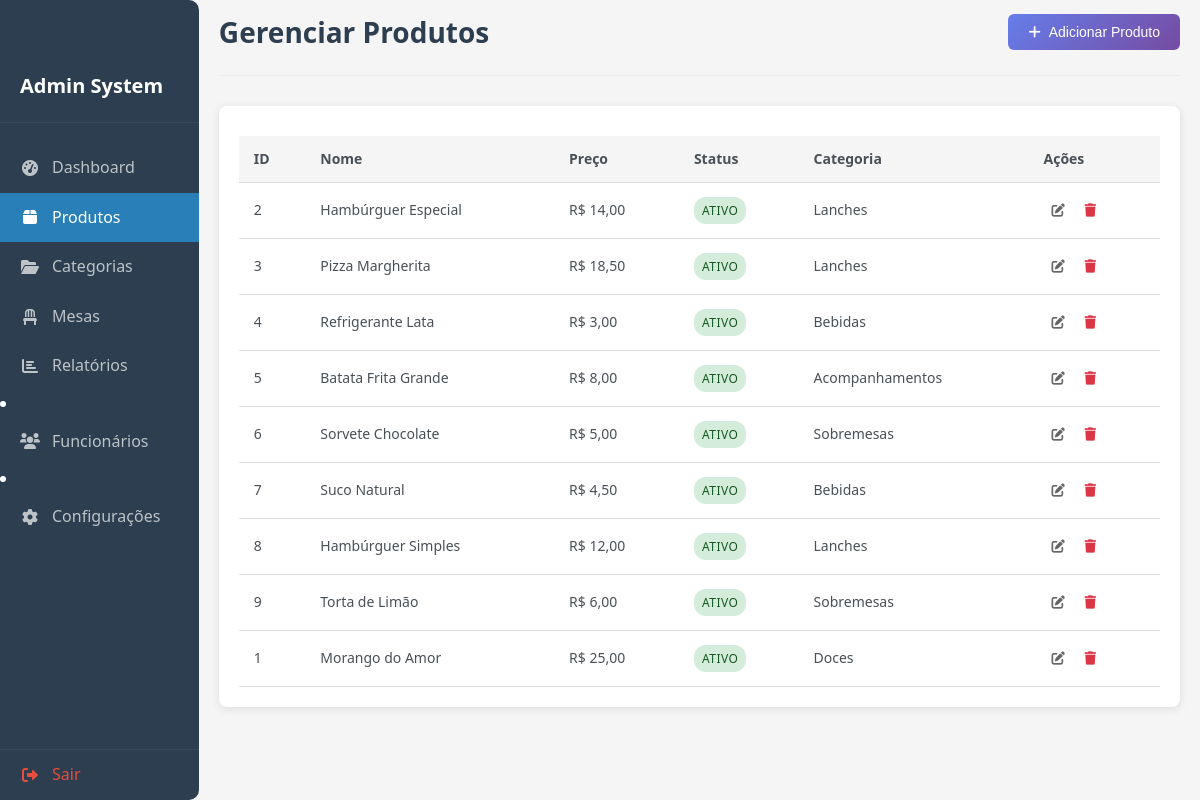
/produtos.php (signed in), run on the app's committed database.
### tables this page shows
CREATE TABLE `products` (
  `id` int NOT NULL AUTO_INCREMENT,
  `name` varchar(100) NOT NULL,
  `price` decimal(10,2) NOT NULL,
  `status` enum('Ativo','Inativo') DEFAULT 'Ativo',
  `category_id` int DEFAULT NULL,
  `created_at` timestamp NULL DEFAULT CURRENT_TIMESTAMP,
  PRIMARY KEY (`id`),
  KEY `category_id` (`category_id`),
  CONSTRAINT `products_ibfk_1` FOREIGN KEY (`category_id`) REFERENCES `categories` (`id`) ON DELETE SET NULL
);

CREATE TABLE `categories` (
  `id` int NOT NULL AUTO_INCREMENT,
  `name` varchar(100) NOT NULL,
  `description` text,
  `created_at` timestamp NULL DEFAULT CURRENT_TIMESTAMP,
  PRIMARY KEY (`id`)
);

### produtos.php (the view, shortened to what this page needs)
<?php
require_once 'config/database.php';
$stmt = $pdo->query("
    SELECT p.*, c.name as category_name
    FROM products p
    LEFT JOIN categories c ON p.category_id = c.id
    ORDER BY p.created_at DESC
");
$products = $stmt->fetchAll();
?>
<!DOCTYPE html>
<html lang="pt-BR">
<head>
    <link rel="stylesheet" href="assets/css/style.css">
    <link rel="stylesheet" href="https://cdnjs.cloudflare.com/ajax/libs/font-awesome/6.0.0/css/all.min.css">
</head>
<body>
    <?php include 'includes/sidebar.php'; ?>
    <div class="main-content">
        <div class="header">
            <h1>Gerenciar Produtos</h1>
            <button class="btn btn-primary" onclick="openProductModal()">
                <i class="fas fa-plus"></i>
                Adicionar Produto
            </button>
        </div>
        <div class="card">
            <div class="card-content">
                <div class="table-responsive">
                    <table class="table">
                        <thead>
                            <tr>
                                <th>ID</th>
                                <th>Nome</th>
                                <th>Preço</th>
                                <th>Status</th>
                                <th>Categoria</th>
                                <th>Ações</th>
                            </tr>
                        </thead>
                        <tbody>
                            <?php foreach ($products as $product): ?>
                                <tr>
                                    <td><?php echo $product['id']; ?></td>
                                    <td><?php echo htmlspecialchars($product['name']); ?></td>
                                    <td>R$ <?php echo number_format($product['price'], 2, ',', '.'); ?></td>
                                    <td>
                                        <span class="badge badge-<?php echo $product['status'] === 'Ativo' ? 'success' : 'secondary'; ?>">
                                            <?php echo $product['status']; ?>
                                        </span>
                                    </td>
                                    <td><?php echo $product['category_name'] ?? 'Sem categoria'; ?></td>
                                    <td>
                                        <button class="btn-icon" onclick="editProduct(<?php echo htmlspecialchars(json_encode($product)); ?>)">
                                            <i class="fas fa-edit"></i>
                                        </button>
                                        <button class="btn-icon btn-danger" onclick="deleteProduct(<?php echo $product['id']; ?>)">
                                            <i class="fas fa-trash"></i>
                                        </button>
                                    </td>
                                </tr>
                            <?php endforeach; ?>
                        </tbody>
                    </table>
                </div>
            </div>
        </div>
    </div>
</body>
</html>

### assets/css/style.css (style rules this page uses)
* { margin: 0; padding: 0; box-sizing: border-box; }
body { font-family: "Segoe UI", Tahoma, Geneva, Verdana, sans-serif; background-color: #f5f5f5; color: #333; line-height: 1.6; display: flex; flex-direction: row; height: 100vh; overflow: hidden; margin: 0; padding: 0; }
.main-content { display: flex; flex-direction: column; width: 100%; height: 100vh; overflow-y: auto; padding: 0px 20px 0px 20px; }
.header { display: flex; justify-content: space-between; align-items: center; margin-bottom: 30px; padding-bottom: 20px; border-bottom: 1px solid #e9ecef; margin-top: 10px; }
.header h1 { font-size: 28px; color: #2c3e50; margin: 0; }
.card { background: white; border-radius: 8px; box-shadow: 0 2px 10px rgba(0, 0, 0, 0.1); margin-bottom: 20px; }
.card-content { padding: 20px; }
.btn { display: inline-flex; align-items: center; gap: 8px; padding: 10px 20px; border: none; border-radius: 6px; font-size: 14px; font-weight: 500; cursor: pointer; text-decoration: none; transition: all 0.3s; white-space: nowrap; }
.btn-primary { background: linear-gradient(135deg, #667eea 0%, #764ba2 100%); color: white; }
.btn-danger { background: #dc3545; color: white; }
.btn-icon { background: none; border: none; padding: 8px; border-radius: 4px; cursor: pointer; color: #666; transition: all 0.3s; }
.btn-icon.btn-danger { color: #dc3545; }
.table-responsive { overflow-x: auto; }
.table { width: 100%; border-collapse: collapse; margin-top: 10px; }
.table th, .table td { padding: 12px; text-align: left; border-bottom: 1px solid #e9ecef; }
.table th { background-color: #f8f9fa; font-weight: 600; color: #495057; font-size: 14px; }
.table td { font-size: 14px; color: #495057; }
.badge { display: inline-block; padding: 4px 8px; font-size: 12px; font-weight: 500; border-radius: 4px; text-transform: uppercase; letter-spacing: 0.5px; }
.badge-success { background-color: #d4edda; color: #155724; }
.badge { display: inline-block; padding: 4px 8px; border-radius: 12px; font-size: 12px; font-weight: 500; }
.table { width: 100%; border-collapse: collapse; }
.table th, .table td { padding: 12px 15px; text-align: left; border-bottom: 1px solid #ddd; }
.table th { background-color: #f5f5f5; }
.badge { padding: 4px 8px; border-radius: 12px; font-size: 12px; }

### data on the page
products: id "2", name "Hambúrguer Especial", price "14,00", status "ATIVO", category.name "Lanches"
products: id "3", name "Pizza Margherita", price "18,50", status "ATIVO", category.name "Lanches"
products: id "4", name "Refrigerante Lata", price "3,00", status "ATIVO", category.name "Bebidas"
products: id "5", name "Batata Frita Grande", price "8,00", status "ATIVO", category.name "Acompanhamentos"
products: id "6", name "Sorvete Chocolate", price "5,00", status "ATIVO", category.name "Sobremesas"
products: id "7", name "Suco Natural", price "4,50", status "ATIVO", category.name "Bebidas"
products: id "8", name "Hambúrguer Simples", price "12,00", status "ATIVO", category.name "Lanches"
products: id "9", name "Torta de Limão", price "6,00", status "ATIVO", category.name "Sobremesas"
products: id "1", name "Morango do Amor", price "25,00", status "ATIVO", category.name "Doces"
